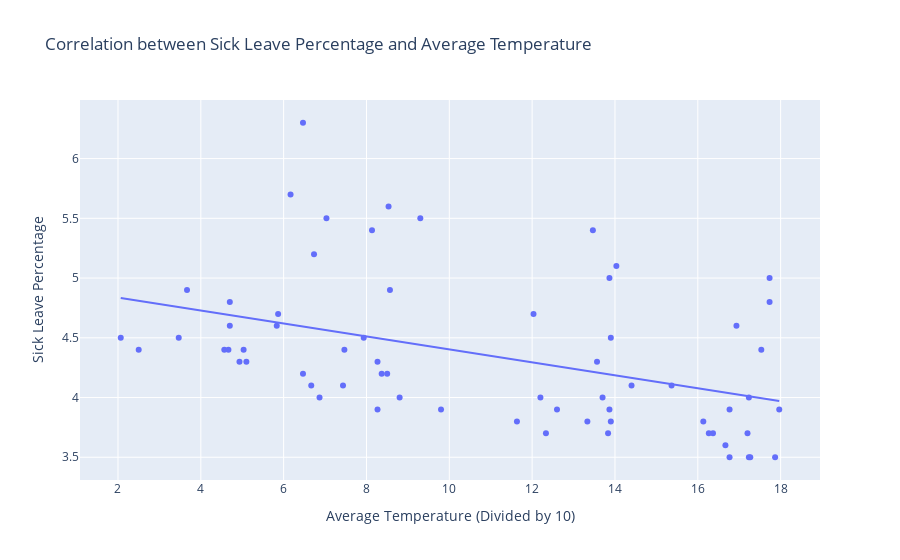

Notebook source saved alongside this figure:
### Code cell
import plotly.express as px

# Create a scatter plot to visualize the relationship
fig = px.scatter(
    filtered_sk, 
    x='avg_temp', 
    y='sick_leave_percentage', 
    trendline='ols',  # Optional: Add a trendline (linear regression)
    labels={
        'avg_temp': 'Average Temperature (Divided by 10)',
        'sick_leave_percentage': 'Sick Leave Percentage'
    },
    title='Correlation between Sick Leave Percentage and Average Temperature'
)

# Show the scatter plot
fig.show()

### Figure 1 — Plotly figure (JSON) as saved in the notebook; plotly's stock layout.template omitted (floating-point values rounded to 4 significant figures)
{"data": [{"hovertemplate": "Average Temperature (Divided by 10)=%{x}<br>Sick Leave Percentage=%{y}<extra></extra>", "legendgroup": "", "marker": {"color": "#636efa", "symbol": "circle"}, "mode": "markers", "name": "", "orientation": "v", "showlegend": false, "type": "scatter", "x": [5.833, 13.7, 16.37, 6.467, 3.467, 13.9, 17.2, 7.467, 2.5, 12.2, 16.77, 5.033, 4.7, 14.4, 16.13, 8.367, 4.667, 12.6, 16.67, 7.433, 2.067, 11.63, 17.23, 8.267, 6.867, 13.83, 17.27, 8.8, 4.567, 12.33, 16.77, 9.8, 4.933, 13.33, 17.87, 6.667, 5.1, 13.87, 16.27, 8.5, 3.667, 15.37, 17.97, 8.267, 5.867, 13.57, 17.23, 7.933, 6.733, 13.9, 17.53, 8.567, 4.7, 12.03, 16.93, 8.133, 6.467, 13.47, 17.73, 8.533, 6.167, 13.87, 17.73, 9.3, 7.033, 14.03], "xaxis": "x", "y": [4.6, 4, 3.7, 4.2, 4.5, 3.8, 3.7, 4.4, 4.4, 4, 3.9, 4.4, 4.6, 4.1, 3.8, 4.2, 4.4, 3.9, 3.6, 4.1, 4.5, 3.8, 3.5, 3.9, 4, 3.7, 3.5, 4, 4.4, 3.7, 3.5, 3.9, 4.3, 3.8, 3.5, 4.1, 4.3, 3.9, 3.7, 4.2, 4.9, 4.1, 3.9, 4.3, 4.7, 4.3, 4, 4.5, 5.2, 4.5, 4.4, 4.9, 4.8, 4.7, 4.6, 5.4, 6.3, 5.4, 5, 5.6, 5.7, 5, 4.8, 5.5, 5.5, 5.1], "yaxis": "y"}, {"hovertemplate": "<b>OLS trendline</b><br>sick_leave_percentage = -0.0542551 * avg_temp + 4.94498<br>R<sup>2</sup>=0.181946<br><br>Average Temperature (Divided by 10)=%{x}<br>Sick Leave Percentage=%{y} <b>(trend)</b><extra></extra>", "legendgroup": "", "marker": {"color": "#636efa", "symbol": "circle"}, "mode": "lines", "name": "", "showlegend": false, "type": "scatter", "x": [2.067, 2.5, 3.467, 3.667, 4.567, 4.667, 4.7, 4.7, 4.933, 5.033, 5.1, 5.833, 5.867, 6.167, 6.467, 6.467, 6.667, 6.733, 6.867, 7.033, 7.433, 7.467, 7.933, 8.133, 8.267, 8.267, 8.367, 8.5, 8.533, 8.567, 8.8, 9.3, 9.8, 11.63, 12.03, 12.2, 12.33, 12.6, 13.33, 13.47, 13.57, 13.7, 13.83, 13.87, 13.87, 13.9, 13.9, 14.03, 14.4, 15.37, 16.13, 16.27, 16.37, 16.67, 16.77, 16.77, 16.93, 17.2, 17.23, 17.23, 17.27, 17.53, 17.73, 17.73, 17.87, 17.97], "xaxis": "x", "y": [4.833, 4.809, 4.757, 4.746, 4.697, 4.692, 4.69, 4.69, 4.677, 4.672, 4.668, 4.628, 4.627, 4.61, 4.594, 4.594, 4.583, 4.58, 4.572, 4.563, 4.542, 4.54, 4.515, 4.504, 4.496, 4.496, 4.491, 4.484, 4.482, 4.48, 4.468, 4.44, 4.413, 4.314, 4.292, 4.283, 4.276, 4.261, 4.222, 4.214, 4.209, 4.202, 4.194, 4.193, 4.193, 4.191, 4.191, 4.184, 4.164, 4.111, 4.07, 4.062, 4.057, 4.041, 4.035, 4.035, 4.026, 4.012, 4.01, 4.01, 4.008, 3.994, 3.983, 3.983, 3.976, 3.97], "yaxis": "y"}], "layout": {"legend": {"tracegroupgap": 0}, "title": {"text": "Correlation between Sick Leave Percentage and Average Temperature"}, "xaxis": {"anchor": "y", "domain": [0, 1], "title": {"text": "Average Temperature (Divided by 10)"}}, "yaxis": {"anchor": "x", "domain": [0, 1], "title": {"text": "Sick Leave Percentage"}}}}
